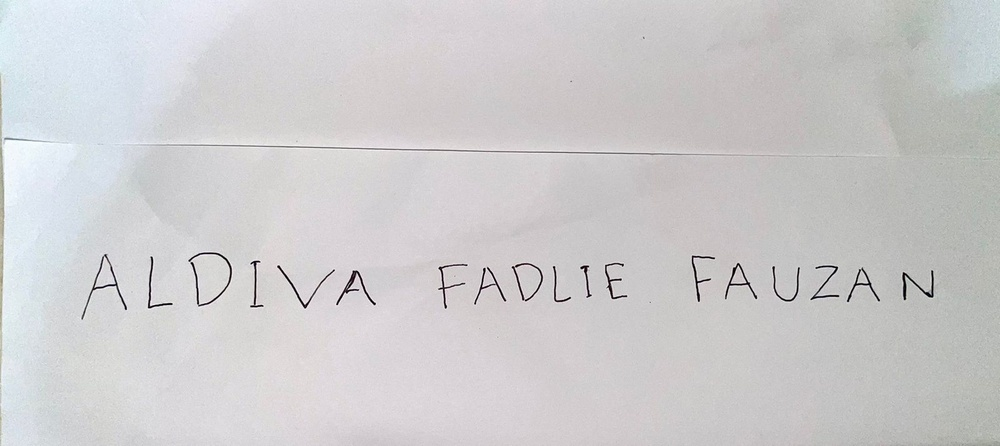
#> input picture aldiva.jpg, 1000 x 446 px, shrunk from 1600 x 714 before the run
$ jupyter execute 'word segmentasion.ipynb'
#> lines starting #> are read from the running program, lines starting #| are printed output that depends on the picture; after the words box and inside, x2 and y2 are one past the last pixel; in counts of white or black regions, pixels touching at a corner belong together
#> further down, image is the input picture: shape (446, 1000, 3); mean R, G, B 205.1, 204, 205.1
[cell 1]
import matplotlib.pyplot as plt
from skimage import io, color, measure

def detect_letters(image_path):
    # Baca gambar menggunakan scikit-image
#> called with image_path = 'aldiva.jpg'
    image = io.imread(image_path)

    # Ubah gambar ke skala keabuan
    gray = color.rgb2gray(image)

    # Lakukan thresholding untuk mengubah gambar ke binary
    threshold = gray < 0.5
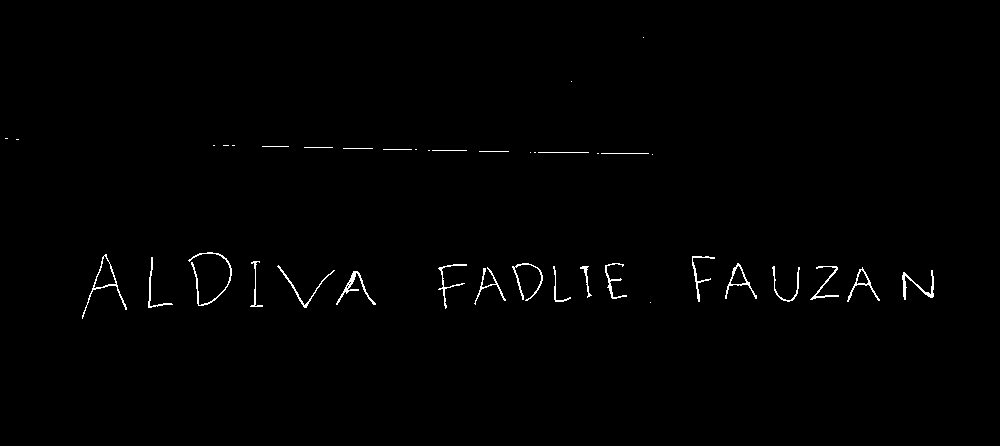
#> threshold: shape (446, 1000) bool; 0.74% white in thin lines or dots, all inside (x1, y1, x2, y2) = (5, 37, 934, 319)

    # Terapkan operasi morfologi untuk membersihkan gambar
    clean_image = measure.label(threshold)
#> clean_image: shape (446, 1000) int32; 41 distinct labels, from 0 to 40

    # Temukan kontur huruf
    contours = measure.find_contours(clean_image, 0.8)
#> contours = 48 point arrays, longest 377 points

    # Deteksi huruf berdasarkan area dan aspek rasio
    detected_letters = []
    for contour in contours:
        y, x = contour[:, 0], contour[:, 1]
        ymin, ymax = int(min(x)), int(max(x))
        xmin, xmax = int(min(y)), int(max(y))
        width = xmax - xmin
        height = ymax - ymin
        area = width * height
        aspect_ratio = width / height
        if area > 100 and aspect_ratio > 0.2:
            detected_letters.append((xmin, ymin, width, height))
#> this loop made 48 passes
#> (ymin, ymax, xmin, xmax, width, height, area, aspect_ratio) on passes 8, 9, 10, 11, 14, 15, 18, 20, 22, 23, 24, 25: (261, 288, 145, 146, 1, 27, 27, 0.037), (303, 332, 146, 147, 1, 29, 29, 0.0345), (342, 372, 147, 148, 1, 30, 30, 0.0333), (382, 411, 148, 149, 1, 29, 29, 0.0345), (431, 466, 149, 150, 1, 35, 35, 0.0286), (478, 508, 150, 151, 1, 30, 30, 0.0333), (537, 588, 151, 152, 1, 51, 51, 0.0196), (600, 648, 152, 153, 1, 48, 48, 0.0208), (187, 231, 251, 305, 54, 44, 2376, 1.23), (103, 108, 253, 261, 8, 5, 40, 1.6), (86, 126, 255, 309, 54, 40, 2160, 1.35), (691, 714, 255, 301, 46, 23, 1058, 2)
#> after the loop, detected_letters = 21 items, first 6: (251, 187, 54, 44), (255, 86, 54, 40), (255, 691, 46, 23), (256, 147, 51, 25), (260, 249, 46, 13), (262, 514, 38, 28)

    return detected_letters

# Path file gambar
image_path = 'aldiva.jpg'

# Buka gambar menggunakan scikit-image
image = io.imread(image_path)

# Tampilkan gambar awal
plt.subplot(1, 2, 1)
plt.imshow(image)
plt.axis('off')
plt.title('Gambar Awal')

# Panggil fungsi deteksi huruf
detected_letters = detect_letters(image_path)

# Tampilkan gambar dengan persegi panjang yang mengelilingi huruf yang terdeteksi
plt.subplot(1, 2, 2)
plt.imshow(image)
plt.axis('off')
plt.title('Deteksi Huruf')

# Tampilkan persegi panjang yang mengelilingi huruf yang terdeteksi
for (x, y, width, height) in detected_letters:
    rect = plt.Rectangle((y, x), height, width, edgecolor='g', linewidth=2, fill=False)
    plt.gca().add_patch(rect)
#> this loop made 21 passes
#> (x, y, width, height) on passes 1 to 12: (251, 187, 54, 44), (255, 86, 54, 40), (255, 691, 46, 23), (256, 147, 51, 25), (260, 249, 46, 13), (262, 514, 38, 28), (262, 604, 36, 22), (262, 724, 36, 32), (263, 437, 45, 29), (264, 276, 43, 58), (265, 511, 34, 12), (265, 552, 36, 18)

# Tampilkan gambar yang telah dideteksi hurufnya
# 202131017 AldivaFadlieFauzan
plt.show()
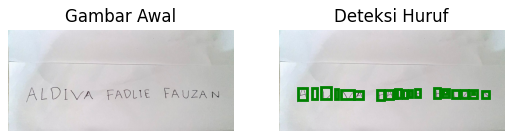
#> figure drawn by matplotlib, 2 panels

$ run again, with WhatsApp Image 2023-07-02 at 21.32.47.jpg copied over aldiva.jpg
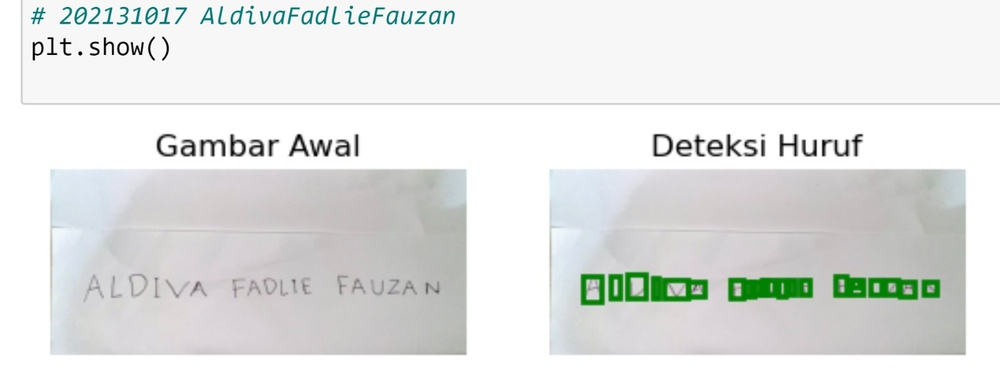
#> input picture WhatsApp Image 2023-07-02 at 21.32.47.jpg, 1000 x 384 px, shrunk from 1600 x 615 before the run
#> image is the input picture: shape (384, 1000, 3); mean R, G, B 226.2, 228.2, 226.8
#> threshold: shape (384, 1000) bool; 2.5% white; 82 white regions (14 under 20 px), largest, box (x1, y1, x2, y2) and area: (729, 278, 813, 301) 1509, (651, 276, 708, 301) 883, (869, 278, 918, 299) 735
#> in detect_letters, `clean_image = measure.label(threshold)`:
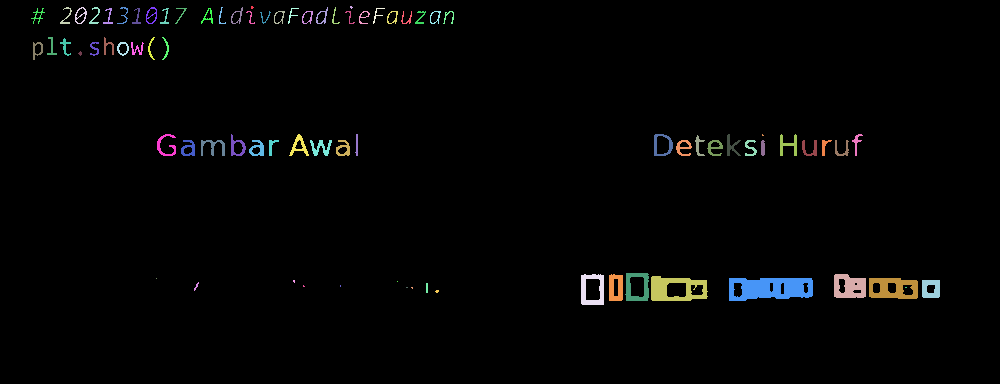
#> clean_image: shape (384, 1000) int32; 83 distinct labels, from 0 to 82; one colour per label, 0 black
#> contours = 135 point arrays, longest 229 points
#> the loop in detect_letters, `for contour in contours:` made 135 passes
#> (ymin, ymax, xmin, xmax, width, height, area, aspect_ratio) on passes 3 to 10: (63, 71, 6, 18, 12, 8, 96, 1.5), (74, 86, 6, 23, 17, 12, 204, 1.42), (88, 99, 6, 23, 17, 11, 187, 1.55), (119, 127, 6, 13, 7, 8, 56, 0.875), (145, 156, 6, 23, 17, 11, 187, 1.55), (218, 225, 6, 23, 17, 7, 119, 2.43), (233, 242, 6, 23, 17, 9, 153, 1.89), (315, 327, 6, 23, 17, 12, 204, 1.42)
#> the loop `for (x, y, width, height) in detected_letters:` made 67 passes
#> (x, y, width, height) on passes 1 to 8: (6, 74, 17, 12), (6, 88, 17, 11), (6, 145, 17, 11), (6, 218, 17, 7), (6, 233, 17, 9), (6, 315, 17, 12), (6, 331, 17, 8), (7, 30, 16, 14)
#> `plt.show()`:
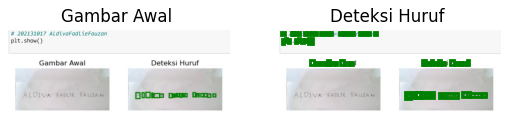
#> figure drawn by matplotlib, 2 panels
